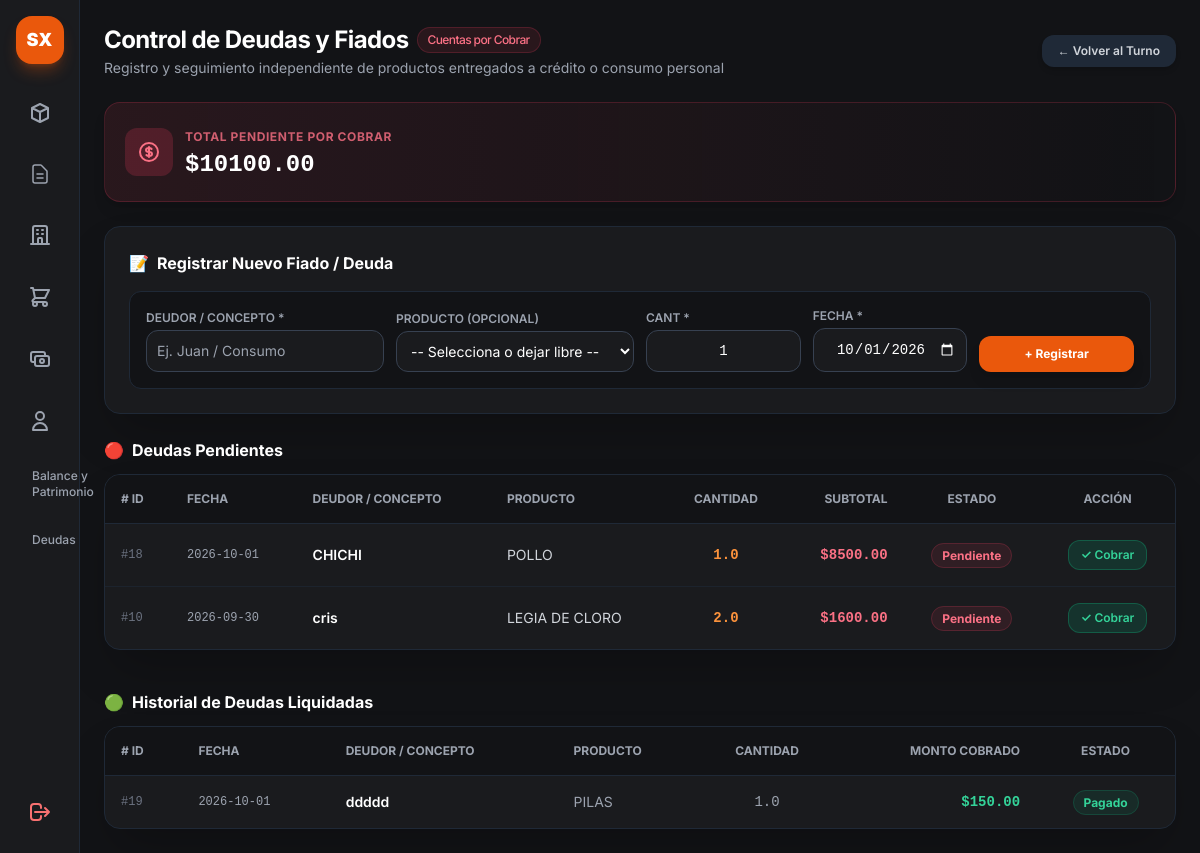
The page /deudas (signed in) on the database its author committed.
### app.py (models this page shows)
class DeudaCierre(db.Model):
    __tablename__ = 'deudas_cierre'
    id = db.Column(db.Integer, primary_key=True)
    cierre_id = db.Column(db.Integer, db.ForeignKey('cierres_dia.id'), nullable=True)
    producto_id = db.Column(db.Integer, db.ForeignKey('productos.id'), nullable=True)
    producto_nombre = db.Column(db.String(100), nullable=True)
    concepto = db.Column(db.String(150), nullable=False)
    cantidad = db.Column(db.Float, default=1.0)
    subtotal = db.Column(db.Float, default=0.0)
    estado = db.Column(db.String(20), default='pendiente')
    fecha = db.Column(db.DateTime, default=datetime.now)

### app.py (the view)
@app.route('/deudas')
def vista_deudas():
    if 'user' not in session:
        return redirect(url_for('login'))
    productos = Producto.query.all()
    deudas_pendientes = DeudaCierre.query.filter_by(estado='pendiente').order_by(DeudaCierre.id.desc()).all()
    deudas_cobradas = DeudaCierre.query.filter_by(estado='pagado').order_by(DeudaCierre.id.desc()).limit(20).all()
    total_pendiente = sum(d.subtotal for d in deudas_pendientes if d.subtotal)
    return render_template(
        'deudas.html',
        productos=productos,
        deudas=deudas_pendientes,
        historial=deudas_cobradas,
        total_pendiente=total_pendiente
    )

### app.py (called while the page is built)
@app.context_processor
def inject_today():
    return {'hoy': date.today()}

### templates/deudas.html (shortened to what this page needs)
{% extends "base.html" %}
{% block content %}
<main class="p-6 space-y-6 flex-1 overflow-y-auto">
    <header class="flex flex-col sm:flex-row sm:items-center justify-between gap-4">
        <div>
            <h1 class="text-2xl font-bold text-white tracking-tight flex items-center gap-2">
                Control de Deudas y Fiados
                <span class="text-xs font-medium px-2.5 py-1 rounded-full bg-rose-500/10 text-rose-400 border border-rose-500/20">
                    Cuentas por Cobrar
                </span>
            </h1>
            <p class="text-sm text-gray-400 mt-0.5">
                Registro y seguimiento independiente de productos entregados a crédito o consumo personal
            </p>
        </div>
        <div class="flex items-center gap-3">
            <a href="{{ url_for('vista_cierre') }}" class="px-4 py-2 bg-gray-800 hover:bg-gray-700 text-gray-300 font-semibold rounded-xl text-xs transition flex items-center gap-1.5 shadow-md">
                <span>← Volver al Turno</span>
            </a>
        </div>
    </header>
    <div class="bg-gradient-to-r from-rose-500/10 via-rose-500/5 to-transparent border border-rose-500/20 rounded-2xl p-5 flex items-center justify-between shadow-lg">
        <div class="flex items-center gap-3">
            <div class="p-3 bg-rose-500/20 text-rose-400 rounded-xl">
            </div>
            <div>
                <span class="text-xs uppercase font-bold text-rose-400/80 tracking-wider">Total Pendiente por Cobrar</span>
                <p class="text-2xl font-black text-white font-mono mt-0.5">${{ "%.2f"|format(total_pendiente) }}</p>
            </div>
        </div>
    </div>
    <div class="bg-[#1a1b1e] border border-gray-800 rounded-2xl p-6 shadow-2xl space-y-4">
        <h2 class="text-base font-bold text-white flex items-center gap-2">
            <span>📝</span> Registrar Nuevo Fiado / Deuda
        </h2>
        <form action="{{ url_for('guardar_deuda') }}" method="POST" class="grid grid-cols-1 sm:grid-cols-12 gap-3 items-end bg-[#121316] p-4 rounded-xl border border-gray-800 text-sm">
            <div class="sm:col-span-3">
                <label class="block text-xs font-semibold text-gray-400 uppercase mb-1">Deudor / Concepto *</label>
                <input type="text" name="concepto" required placeholder="Ej. Juan / Consumo"
                    class="w-full bg-[#1a1b1e] border border-gray-700 rounded-xl p-2.5 text-white focus:border-orange-500 focus:outline-none">
            </div>
            <div class="sm:col-span-3">
                <label class="block text-xs font-semibold text-gray-400 uppercase mb-1">Producto (Opcional)</label>
                <select name="producto_id"
                    class="w-full bg-[#1a1b1e] border border-gray-700 rounded-xl p-2.5 text-white focus:border-orange-500 focus:outline-none">
                    <option value="" selected>-- Selecciona o dejar libre --</option>
                </select>
            </div>
            <div class="sm:col-span-2">
                <label class="block text-xs font-semibold text-gray-400 uppercase mb-1">Cant *</label>
                <input type="number" name="cantidad" step="any" min="0.01" value="1" required
                    class="w-full bg-[#1a1b1e] border border-gray-700 rounded-xl p-2.5 text-white text-center font-mono focus:border-orange-500 focus:outline-none">
            </div>
            <div class="sm:col-span-2">
                <label class="block text-xs font-semibold text-gray-400 uppercase mb-1">Fecha *</label>
                <input type="date" id="fecha-deuda" name="fecha" required
                    class="w-full bg-[#1a1b1e] border border-gray-700 rounded-xl p-2.5 text-white text-center font-mono focus:border-orange-500 focus:outline-none [color-scheme:dark]">
            </div>
            <div class="sm:col-span-2">
                <button type="submit"
                    class="w-full py-2.5 bg-orange-600 hover:bg-orange-500 text-white font-bold rounded-xl text-xs transition shadow-lg active:scale-95">
                    + Registrar
                </button>
            </div>
        </form>
    </div>
    <div class="space-y-3">
        <h3 class="text-base font-bold text-white flex items-center gap-2">
            <span>🔴</span> Deudas Pendientes
        </h3>
        <div class="bg-[#1a1b1e] border border-gray-800 rounded-2xl overflow-hidden shadow-2xl">
            <div class="overflow-x-auto">
                <table class="w-full text-left border-collapse text-sm">
                    <thead>
                        <tr class="bg-[#121316] border-b border-gray-800 text-xs font-semibold text-gray-400 uppercase">
                            <th class="p-4"># ID</th>
                            <th class="p-4">Fecha</th>
                            <th class="p-4">Deudor / Concepto</th>
                            <th class="p-4">Producto</th>
                            <th class="p-4 text-center">Cantidad</th>
                            <th class="p-4 text-right">Subtotal</th>
                            <th class="p-4 text-center">Estado</th>
                            <th class="p-4 text-center">Acción</th>
                        </tr>
                    </thead>
                    <tbody class="divide-y divide-gray-800/60 text-gray-300">
                        {% for d in deudas %}
                        <tr class="hover:bg-gray-800/30">
                            <td class="p-4 font-mono text-xs text-gray-500">#{{ d.id }}</td>
                            <td class="p-4 text-xs font-mono text-gray-400">
                                {{ d.fecha.strftime('%Y-%m-%d') if d.fecha else 'N/A' }}
                            </td>
                            <td class="p-4 font-semibold text-white">{{ d.concepto }}</td>
                            <td class="p-4 text-gray-300">
                                {% if d.producto_nombre %}
                                    {{ d.producto_nombre }}
                                {% else %}
                                    <span class="text-xs text-gray-500 italic">Sin producto asociado</span>
                                {% endif %}
                            </td>
                            <td class="p-4 text-center font-mono text-orange-400 font-bold">{{ d.cantidad }}</td>
                            <td class="p-4 text-right font-mono font-bold text-rose-400">
                                ${{ "%.2f"|format(d.subtotal) }}
                            </td>
                            <td class="p-4 text-center">
                                <span class="px-2.5 py-1 rounded-full text-xs font-bold bg-rose-500/10 text-rose-400 border border-rose-500/20">
                                    {{ d.estado|capitalize }}
                                </span>
                            </td>
                            <td class="p-4 text-center">
                                <form action="{{ url_for('cobrar_deuda', id=d.id) }}" method="POST">
                                    <button type="submit" onclick="return confirm('¿Marcar la deuda de \'{{ d.concepto }}\' como totalmente cobrada?');"
                                        class="px-3 py-1.5 bg-emerald-600/20 hover:bg-emerald-600 text-emerald-400 hover:text-white border border-emerald-500/30 rounded-xl text-xs font-semibold transition active:scale-95 inline-flex items-center gap-1">
                                        ✓ Cobrar
                                    </button>
                                </form>
                            </td>
                        </tr>
                        {% else %}
                        <tr>
                            <td colspan="8" class="p-8 text-center text-gray-500 italic">No hay deudas o fiados pendientes registrados.</td>
                        </tr>
                        {% endfor %}
                    </tbody>
                </table>
            </div>
        </div>
    </div>
    <div class="space-y-3 pt-4">
        <h3 class="text-base font-bold text-white flex items-center gap-2">
            <span>🟢</span> Historial de Deudas Liquidadas
        </h3>
        <div class="bg-[#1a1b1e] border border-gray-800 rounded-2xl overflow-hidden shadow-2xl">
            <div class="overflow-x-auto">
                <table class="w-full text-left border-collapse text-sm">
                    <thead>
                        <tr class="bg-[#121316] border-b border-gray-800 text-xs font-semibold text-gray-400 uppercase">
                            <th class="p-4"># ID</th>
                            <th class="p-4">Fecha</th>
                            <th class="p-4">Deudor / Concepto</th>
                            <th class="p-4">Producto</th>
                            <th class="p-4 text-center">Cantidad</th>
                            <th class="p-4 text-right">Monto Cobrado</th>
                            <th class="p-4 text-center">Estado</th>
                        </tr>
                    </thead>
                    <tbody class="divide-y divide-gray-800/60 text-gray-300">
                        {% for h in historial %}
                        <tr class="hover:bg-gray-800/30">
                            <td class="p-4 font-mono text-xs text-gray-500">#{{ h.id }}</td>
                            <td class="p-4 text-xs font-mono text-gray-400">
                                {{ h.fecha.strftime('%Y-%m-%d') if h.fecha else 'N/A' }}
                            </td>
                            <td class="p-4 font-semibold text-white">{{ h.concepto }}</td>
                            <td class="p-4 text-gray-400">{{ h.producto_nombre or 'Sin producto' }}</td>
                            <td class="p-4 text-center font-mono text-gray-400">{{ h.cantidad }}</td>
                            <td class="p-4 text-right font-mono font-bold text-emerald-400">
                                ${{ "%.2f"|format(h.subtotal) }}
                            </td>
                            <td class="p-4 text-center">
                                <span class="px-2.5 py-1 rounded-full text-xs font-bold bg-emerald-500/10 text-emerald-400 border border-emerald-500/20">
                                    {{ h.estado|capitalize }}
                                </span>
                            </td>
                        </tr>
                        {% else %}
                        <tr>
                            <td colspan="7" class="p-6 text-center text-gray-500 italic">No se registran cobros previos en el historial.</td>
                        </tr>
                        {% endfor %}
                    </tbody>
                </table>
            </div>
        </div>
    </div>
</main>
{% endblock %}

### static/css/style.css (style rules this page uses)
body { font-family: 'Inter', sans-serif; }
input[type=number] { -moz-appearance: textfield; }

### rows shown on the page
DeudaCierre: id "18", fecha "2026-10-01", concepto "CHICHI", producto_nombre "POLLO", cantidad "1.0", subtotal "8500.00", estado "Pendiente"
DeudaCierre: id "10", fecha "2026-09-30", concepto "cris", producto_nombre "LEGIA DE CLORO", cantidad "2.0", subtotal "1600.00", estado "Pendiente"
DeudaCierre: id "19", fecha "2026-10-01", concepto "ddddd", producto_nombre "PILAS", cantidad "1.0", subtotal "150.00", estado "Pagado"

### other values the page prints
{{ "%.2f"|format(total_pendiente) }} "10100.00"
